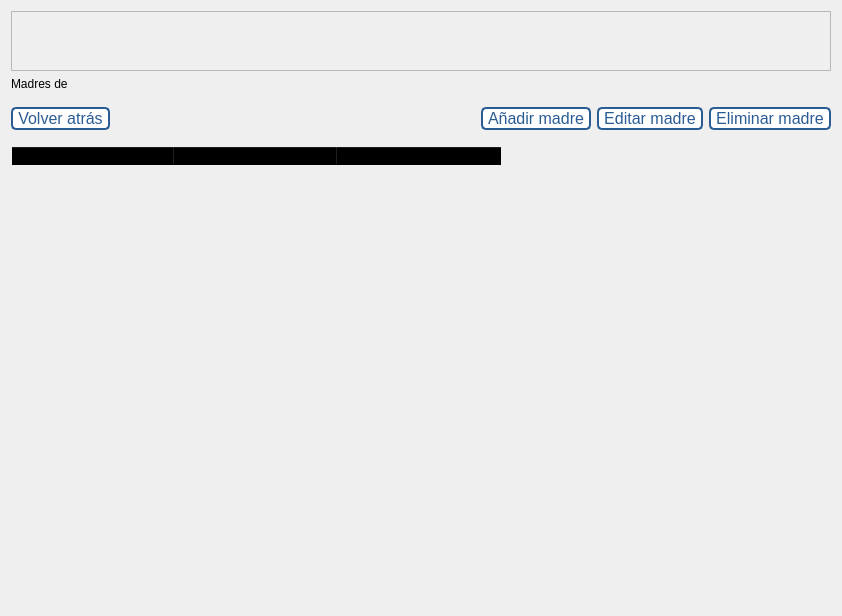
<?xml version="1.0" encoding="UTF-8"?>
<ui version="4.0">
 <class>Dialog</class>
 <widget class="QDialog" name="Dialog">
  <property name="geometry">
   <rect>
    <x>0</x>
    <y>0</y>
    <width>842</width>
    <height>616</height>
   </rect>
  </property>
  <property name="windowTitle">
   <string>Datos de los alumnos</string>
  </property>
  <property name="windowIcon">
   <iconset resource="src/resources.qrc">
    <normaloff>:/logo/iconoProyecto.png</normaloff>:/logo/iconoProyecto.png</iconset>
  </property>
  <layout class="QVBoxLayout" name="verticalLayout_2">
   <item>
    <layout class="QVBoxLayout" name="verticalLayout">
     <item>
      <widget class="QFrame" name="frame_superior">
       <property name="minimumSize">
        <size>
         <width>0</width>
         <height>60</height>
        </size>
       </property>
       <property name="maximumSize">
        <size>
         <width>16777215</width>
         <height>60</height>
        </size>
       </property>
       <property name="styleSheet">
        <string notr="true"/>
       </property>
       <property name="frameShape">
        <enum>QFrame::StyledPanel</enum>
       </property>
       <property name="frameShadow">
        <enum>QFrame::Raised</enum>
       </property>
       <layout class="QHBoxLayout" name="horizontalLayout">
        <property name="bottomMargin">
         <number>0</number>
        </property>
        <item>
         <widget class="QLabel" name="label_logo">
          <property name="maximumSize">
           <size>
            <width>120</width>
            <height>150</height>
           </size>
          </property>
          <property name="text">
           <string/>
          </property>
          <property name="pixmap">
           <pixmap resource="src/resources.qrc">:/logo/logoProyecto.png</pixmap>
          </property>
          <property name="scaledContents">
           <bool>true</bool>
          </property>
          <property name="alignment">
           <set>Qt::AlignCenter</set>
          </property>
         </widget>
        </item>
       </layout>
      </widget>
     </item>
     <item>
      <widget class="QLabel" name="label">
       <property name="text">
        <string>Madres de</string>
       </property>
      </widget>
     </item>
     <item>
      <layout class="QHBoxLayout" name="horizontalLayout_2">
       <property name="topMargin">
        <number>10</number>
       </property>
       <property name="bottomMargin">
        <number>10</number>
       </property>
       <item>
        <widget class="QPushButton" name="pushButton">
         <property name="sizePolicy">
          <sizepolicy hsizetype="Fixed" vsizetype="Fixed">
           <horstretch>0</horstretch>
           <verstretch>0</verstretch>
          </sizepolicy>
         </property>
         <property name="cursor">
          <cursorShape>PointingHandCursor</cursorShape>
         </property>
         <property name="styleSheet">
          <string notr="true">QPushButton{
background-color: #ffffff;
color: #2a5c94;
padding: 0 5px;
border: 2px solid #2a5c94;
border-radius: 5px;
font-size: 16px;
}
QPushButton:hover{
background-color: #2a5c94;
color: white;
}</string>
         </property>
         <property name="text">
          <string>Volver atrás</string>
         </property>
        </widget>
       </item>
       <item>
        <spacer name="horizontalSpacer">
         <property name="orientation">
          <enum>Qt::Horizontal</enum>
         </property>
         <property name="sizeHint" stdset="0">
          <size>
           <width>40</width>
           <height>20</height>
          </size>
         </property>
        </spacer>
       </item>
       <item>
        <widget class="QPushButton" name="pushButton_2">
         <property name="sizePolicy">
          <sizepolicy hsizetype="Fixed" vsizetype="Fixed">
           <horstretch>0</horstretch>
           <verstretch>0</verstretch>
          </sizepolicy>
         </property>
         <property name="cursor">
          <cursorShape>PointingHandCursor</cursorShape>
         </property>
         <property name="styleSheet">
          <string notr="true">QPushButton{
background-color: #ffffff;
color: #2a5c94;
padding: 0 5px;
border: 2px solid #2a5c94;
border-radius: 5px;
font-size: 16px;
}
QPushButton:hover{
background-color: #2a5c94;
color: white;
}</string>
         </property>
         <property name="text">
          <string>Añadir madre</string>
         </property>
        </widget>
       </item>
       <item>
        <widget class="QPushButton" name="pushButton_3">
         <property name="sizePolicy">
          <sizepolicy hsizetype="Fixed" vsizetype="Fixed">
           <horstretch>0</horstretch>
           <verstretch>0</verstretch>
          </sizepolicy>
         </property>
         <property name="cursor">
          <cursorShape>PointingHandCursor</cursorShape>
         </property>
         <property name="styleSheet">
          <string notr="true">QPushButton{
background-color: #ffffff;
color: #2a5c94;
padding: 0 5px;
border: 2px solid #2a5c94;
border-radius: 5px;
font-size: 16px;
}
QPushButton:hover{
background-color: #2a5c94;
color: white;
}</string>
         </property>
         <property name="text">
          <string>Editar madre</string>
         </property>
        </widget>
       </item>
       <item>
        <widget class="QPushButton" name="pushButton_4">
         <property name="sizePolicy">
          <sizepolicy hsizetype="Fixed" vsizetype="Fixed">
           <horstretch>0</horstretch>
           <verstretch>0</verstretch>
          </sizepolicy>
         </property>
         <property name="cursor">
          <cursorShape>PointingHandCursor</cursorShape>
         </property>
         <property name="styleSheet">
          <string notr="true">QPushButton{
background-color: #ffffff;
color: #2a5c94;
padding: 0 5px;
border: 2px solid #2a5c94;
border-radius: 5px;
font-size: 16px;
}
QPushButton:hover{
background-color: #2a5c94;
color: white;
}</string>
         </property>
         <property name="text">
          <string>Eliminar madre</string>
         </property>
        </widget>
       </item>
      </layout>
     </item>
     <item>
      <widget class="QTableWidget" name="tableWidget">
       <property name="styleSheet">
        <string notr="true">QTableWidget, QHeaderView::section{
background-color: transparent;
}
</string>
       </property>
       <attribute name="horizontalHeaderDefaultSectionSize">
        <number>163</number>
       </attribute>
       <column>
        <property name="text">
         <string>ID</string>
        </property>
       </column>
       <column>
        <property name="text">
         <string>Nombre</string>
        </property>
       </column>
       <column>
        <property name="text">
         <string>NRE-Hijo</string>
        </property>
       </column>
      </widget>
     </item>
    </layout>
   </item>
  </layout>
 </widget>
 <resources>
  <include location="src/resources.qrc"/>
  <include location="src/resources.qrc"/>
 </resources>
 <connections/>
</ui>
